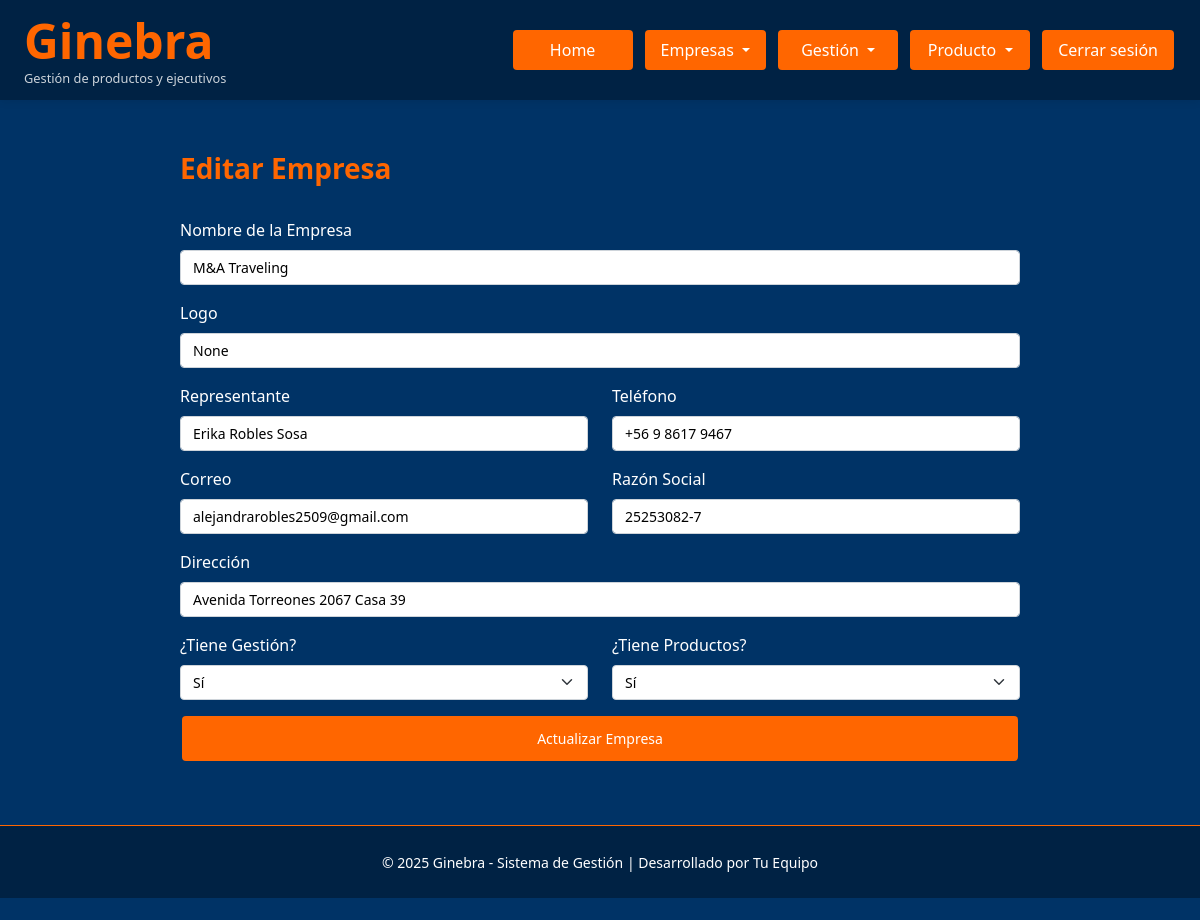
The page /admin/empresas/editar/1 (signed in) on the database as committed earlier.
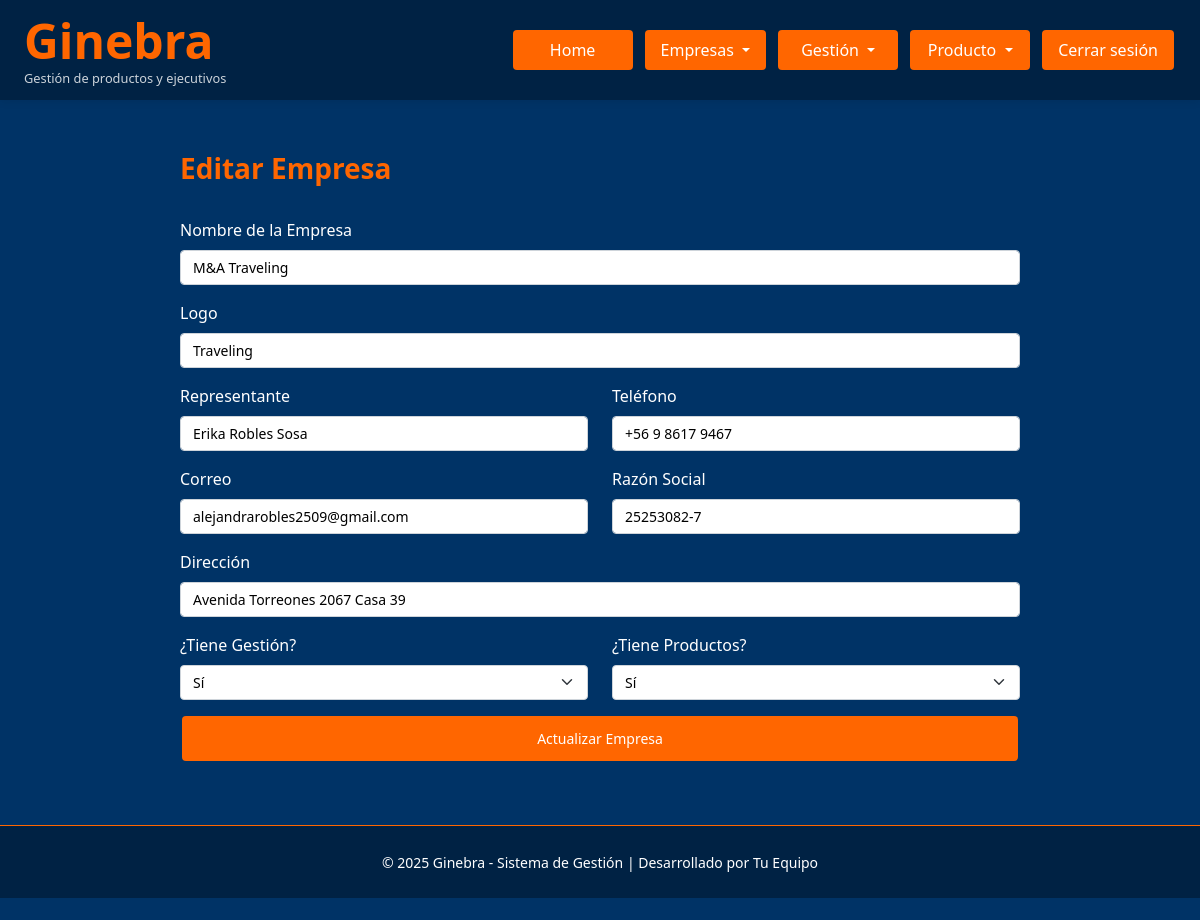
The same page on the database as committed later.
### Ginebra.py (models this page shows)
class Empresa(db.Model):
    id = db.Column(db.Integer, primary_key=True)
    nombre = db.Column(db.String(100))
    logo = db.Column(db.String(200))
    representante = db.Column(db.String(100))
    telefono = db.Column(db.String(20))
    correo = db.Column(db.String(100))
    direccion = db.Column(db.String(200))
    razon_social = db.Column(db.String(100))
    tiene_gestion = db.Column(db.Enum(*GESTION_OPTIONS, name='gestion_options'), default='no')
    tiene_productos = db.Column(db.Enum(*PRODUCTOS_OPTIONS, name='productos_options'), default='no')

### Ginebra.py (the view, shortened to what this page needs)
@app.route('/admin/empresas/editar/<int:id>', methods=['GET', 'POST'])
@login_required
@rol_required('admin', 'master')
def editar_empresa(id):
    empresa = Empresa.query.get_or_404(id)
    return render_template('nueva_empresa.html', empresa=empresa)

### Ginebra.py (called while the page is built)
@login_manager.user_loader
def load_user(user_id):
    return Usuario.query.get(int(user_id))

@app.context_processor
def inject_global_functions():
    return dict(ruta_inicio_por_rol=ruta_inicio_por_rol)

def rol_required(*roles):
    def decorator(f):
        @wraps(f)
        def wrapped(*args, **kwargs):
            if current_user.rol not in roles:
                flash('Acceso denegado.', 'danger')
                return redirect(url_for('dashboard'))
            return f(*args, **kwargs)
        return wrapped
    return decorator

def ruta_inicio_por_rol(usuario):
    if usuario.rol in ('master', 'admin'):
        return 'admin_panel'
    elif usuario.rol == 'controling':
        return 'controling_panel'
    elif usuario.rol == 'analista':
        return 'analista_panel'
    elif usuario.rol == 'ejecutivo':
        return 'ejecutivo_panel'
    else:
        return 'login'

### templates/nueva_empresa.html (shortened to what this page needs)
{% extends "base.html" %}
{% block extra_css %}
<link rel="stylesheet" href="{{ url_for('static', filename='nueva_empresa.css') }}">
{% endblock %}
{% block content %}
<div class="container mt-5" style="max-width: 900px;">
  <h3 class="mb-4">
    {% if empresa %}
      Editar Empresa
    {% else %}
      Crear Nueva Empresa
    {% endif %}
  </h3>
  <form method="POST" action="{% if empresa %}{{ url_for('editar_empresa', id=empresa.id) }}{% else %}{{ url_for('nueva_empresa') }}{% endif %}">
    <div class="mb-3">
      <label for="nombre" class="form-label">Nombre de la Empresa</label>
      <input type="text" class="form-control form-control-sm" id="nombre" name="nombre"
             value="{{ empresa.nombre if empresa else '' }}" required>
    </div>
    <div class="mb-3">
      <label for="logo" class="form-label">Logo</label>
      <input type="text" class="form-control form-control-sm" id="logo" name="logo"
             value="{{ empresa.logo if empresa else '' }}" required>
    </div>
    <div class="row">
      <div class="col-md-6 mb-3">
        <label for="representante" class="form-label">Representante</label>
        <input type="text" class="form-control form-control-sm" id="representante" name="representante"
               value="{{ empresa.representante if empresa else '' }}" required>
      </div>
      <div class="col-md-6 mb-3">
        <label for="telefono" class="form-label">Teléfono</label>
        <input type="text" class="form-control form-control-sm" id="telefono" name="telefono"
               value="{{ empresa.telefono if empresa else '' }}" required>
      </div>
    </div>
    <div class="row">
      <div class="col-md-6 mb-3">
        <label for="correo" class="form-label">Correo</label>
        <input type="email" class="form-control form-control-sm" id="correo" name="correo"
               value="{{ empresa.correo if empresa else '' }}" required>
      </div>
      <div class="col-md-6 mb-3">
        <label for="razon_social" class="form-label">Razón Social</label>
        <input type="text" class="form-control form-control-sm" id="razon_social" name="razon_social"
               value="{{ empresa.razon_social if empresa else '' }}" required>
      </div>
    </div>
    <div class="mb-3">
      <label for="direccion" class="form-label">Dirección</label>
      <input type="text" class="form-control form-control-sm" id="direccion" name="direccion"
             value="{{ empresa.direccion if empresa else '' }}" required>
    </div>
    <div class="row">
      <div class="col-md-6 mb-3">
        <label for="tiene_gestion" class="form-label">¿Tiene Gestión?</label>
        <select class="form-select form-select-sm" id="tiene_gestion" name="tiene_gestion" required>
          <option value="si" {% if empresa and empresa.tiene_gestion == 'si' %}selected{% endif %}>Sí</option>
        </select>
      </div>
      <div class="col-md-6 mb-3">
        <label for="tiene_productos" class="form-label">¿Tiene Productos?</label>
        <select class="form-select form-select-sm" id="tiene_productos" name="tiene_productos" required>
          <option value="si" {% if empresa and empresa.tiene_productos == 'si' %}selected{% endif %}>Sí</option>
        </select>
      </div>
    </div>
    <div class="d-grid">
      <button type="submit" class="btn btn-custom btn-sm">
        {% if empresa %}
          Actualizar Empresa
        {% else %}
          Crear Empresa
        {% endif %}
      </button>
    </div>
  </form>
</div>
{% endblock %}

Rows that differ between the two databases and show on the page:
changed Empresa "M&A Traveling": logo "None" → "Traveling"
